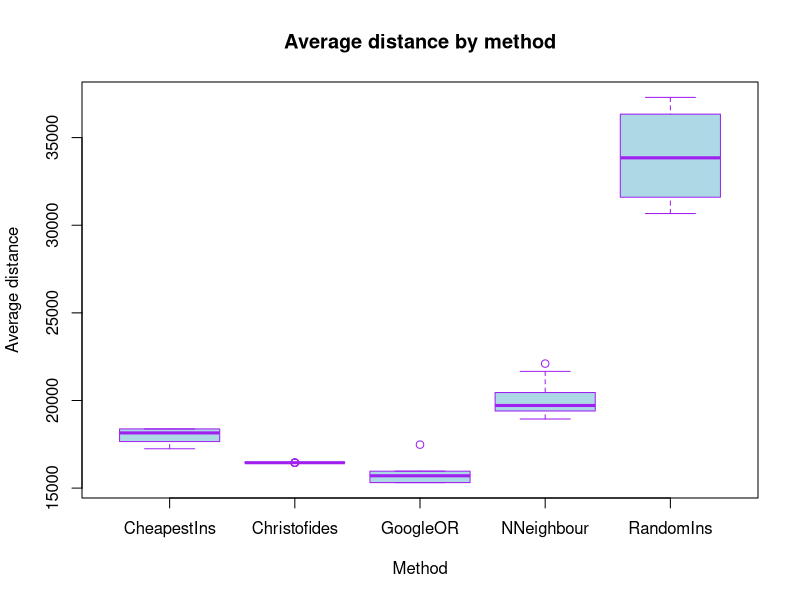

This chart was generated by the following R code:
## ---- chunk 1
df <- read.csv("results.csv", sep=",")
## ---- chunk 2
boxplot(df$total ~ df$method,main = "Average distance by method",
xlab = "Method",
ylab = "Average distance",
col = "Light blue",
border = "purple",)
cheapest <- subset(df, method == "CheapestIns")
summary(cheapest$total)
NNeighbour <- subset(df, method == "NNeighbour")
summary(NNeighbour$total)
RandomIns <- subset(df, method == "RandomIns")
summary(RandomIns$total)
Christofides <- subset(df, method == "Christofides")
summary(Christofides$total)
GoogleOR <- subset(df, method == "GoogleOR")
summary(GoogleOR$total)
